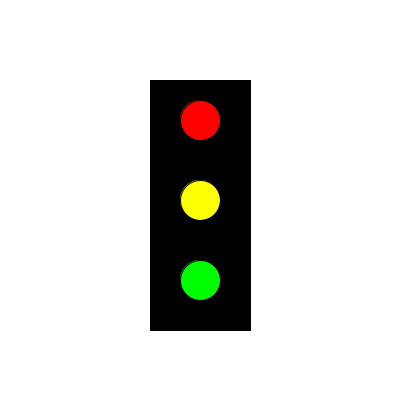
Frame 1 (no input)
Frame 60 (the mouse pressed at the canvas centre just before this capture): identical to frame 1, image omitted
Frame 120 (the mouse held since frame 60 and released just before this capture): identical to frame 1, image omitted

The Processing sketch that drew this single still picture (run headless with seeded random() and noise(); from frame 60 on, the mouse is pressed at the canvas centre):

// Processing sketch: task_3
// ── task_3.pde
int rColor=255;
int gColor=255;
int bColor=3;
boolean greenLight = true;
boolean yellowLight= true;
boolean redLight = true;

void setup() {
  size(400, 400);
  frameRate(10);
}

void draw() {
 
  float radius = height*0.1;
  float x=width/2;
  float y=height/2;
  background (255);
  
 fill(0);
  rect(150,80,100,250);

  //grønt lys
  fill(167, 167, 167);
  circle(x, y-80, radius);

  //gult lys
  circle(x, y, radius);

  //rødt lys
  circle(x, y+80, radius);

  if (redLight) {
    fill(rColor, 0, 0);
    circle(x, y-80, radius);
  }

  if (yellowLight) {
    fill(rColor, gColor, bColor);
    circle(x, y, radius);
  }

  if (greenLight) {
    fill(0, gColor, 0);
    circle(x, y+80, radius);
  }

  if (keyPressed) {
    if (key == 'x' || key == 'X') {
      greenLight=!greenLight;
    } else if (key == 'f' || key == 'F') {
      redLight=!redLight;
    } else if (key == 'c' || key == 'C') {
      yellowLight=!yellowLight;
    }
  }
}
